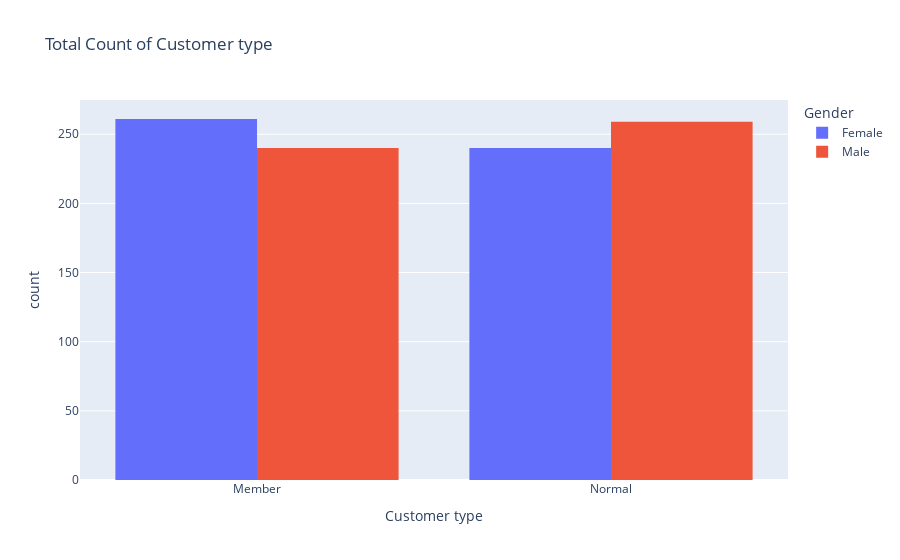

Notebook source saved alongside this figure:
### Markdown cell above
> Now create advance level plots using Plotly

### Code cell
fig = px.histogram(df,x= 'Customer type',color='Gender',barmode='group',
                   title='Total Count of Customer type')
fig

### Figure 1 — Plotly figure (JSON) as saved in the notebook; plotly's stock layout.template omitted (floating-point values rounded to 4 significant figures; data arrays with more than 128 entries replaced by an {"elided": "..."} marker saying what was removed)
{"data": [{"alignmentgroup": "True", "bingroup": "x", "hovertemplate": "Gender=Female<br>Customer type=%{x}<br>count=%{y}<extra></extra>", "legendgroup": "Female", "marker": {"color": "#636efa", "pattern": {"shape": ""}}, "name": "Female", "offsetgroup": "Female", "orientation": "v", "showlegend": true, "type": "histogram", "x": {"elided": "501 str values"}, "xaxis": "x", "yaxis": "y"}, {"alignmentgroup": "True", "bingroup": "x", "hovertemplate": "Gender=Male<br>Customer type=%{x}<br>count=%{y}<extra></extra>", "legendgroup": "Male", "marker": {"color": "#EF553B", "pattern": {"shape": ""}}, "name": "Male", "offsetgroup": "Male", "orientation": "v", "showlegend": true, "type": "histogram", "x": {"elided": "499 str values"}, "xaxis": "x", "yaxis": "y"}], "layout": {"barmode": "group", "legend": {"title": {"text": "Gender"}, "tracegroupgap": 0}, "title": {"text": "Total Count of Customer type"}, "xaxis": {"anchor": "y", "domain": [0, 1], "title": {"text": "Customer type"}}, "yaxis": {"anchor": "x", "domain": [0, 1], "title": {"text": "count"}}}}
